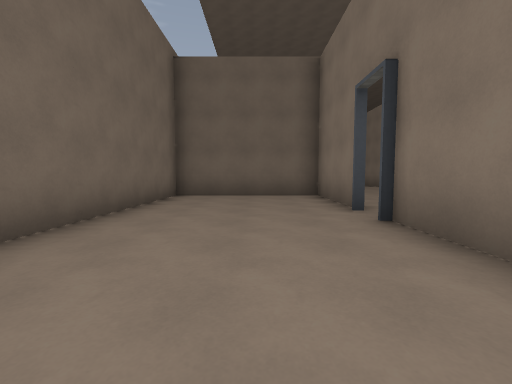
view 1 (above)

24 first-person views from a walk through a Godot game level. The camera is 1.2 m above the floor, tilts 4° down and sees 90° across. The floor is counted in squares, 2 m on a side. Each view is taken from the middle of a square. On the plan, view 1 faces up. The plan holds only what a view shows up to about 9 squares ahead; the rest is blank. The place goes on beyond the plan. Surface patterns are stand-ins for the level's own textures.

view 2
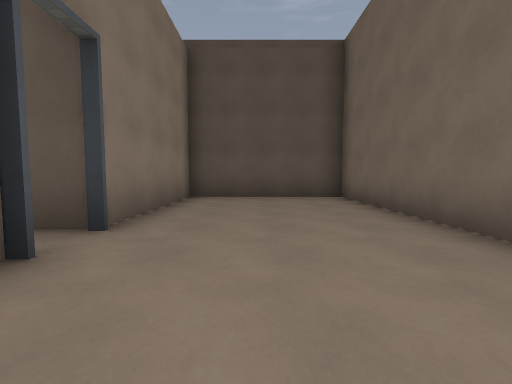

view 3
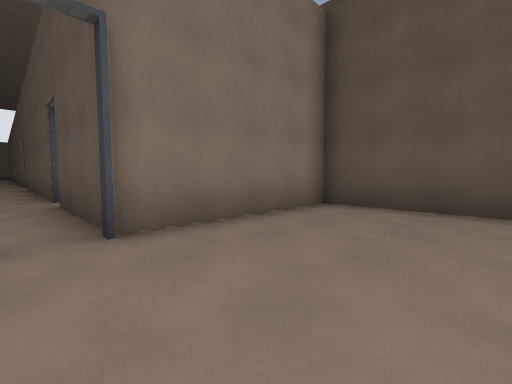

view 4
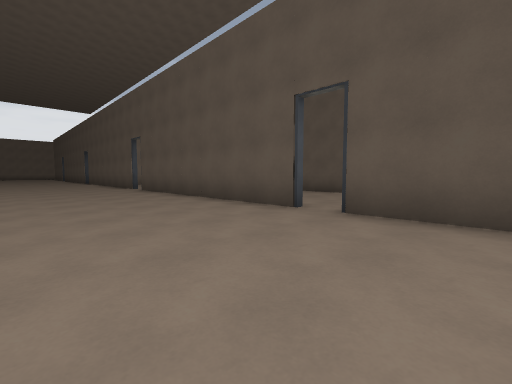

view 5
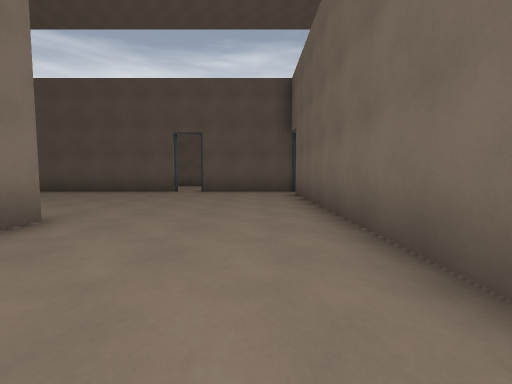

view 6
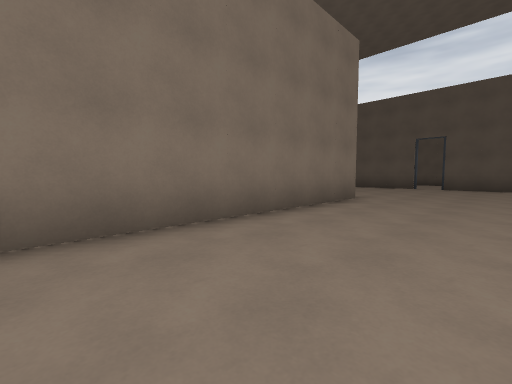

view 7
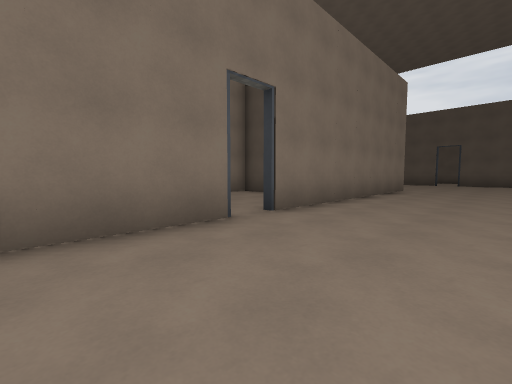

view 8
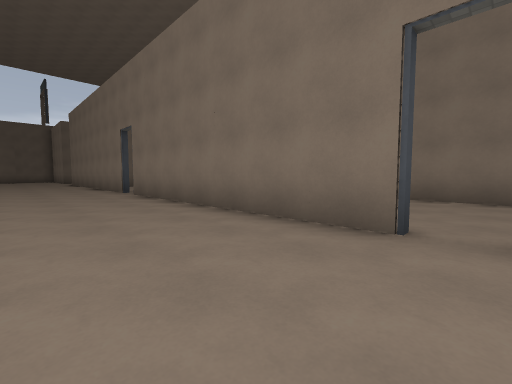

view 9
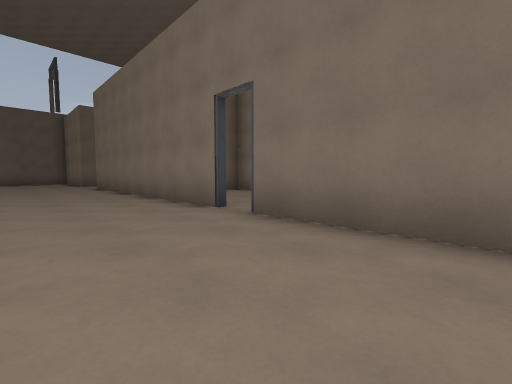

view 10
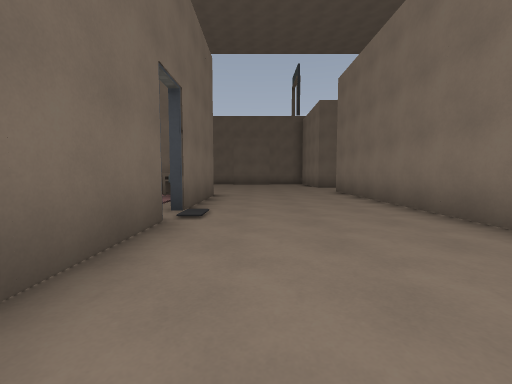

view 11
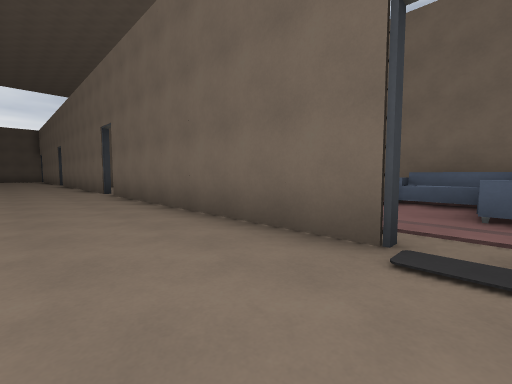

view 12
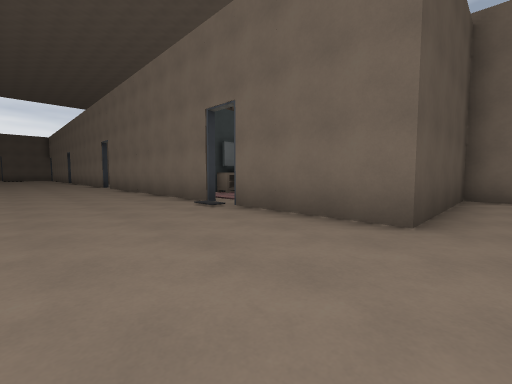

view 13
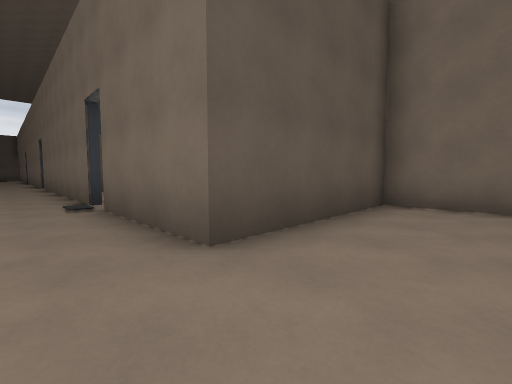

view 14
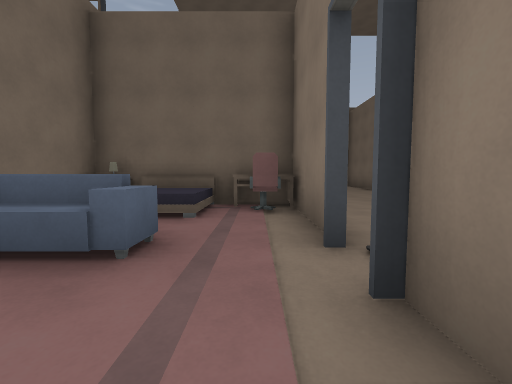

view 15
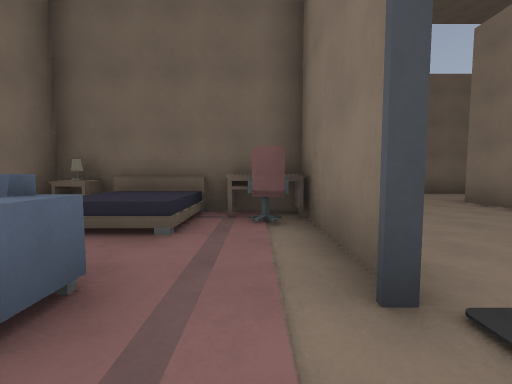

view 16
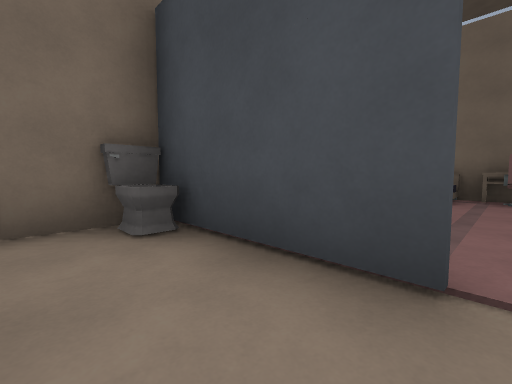

view 17
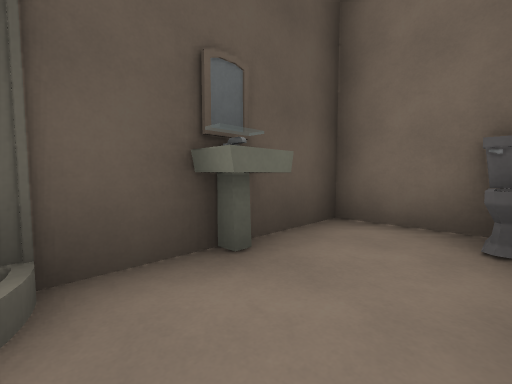

view 18
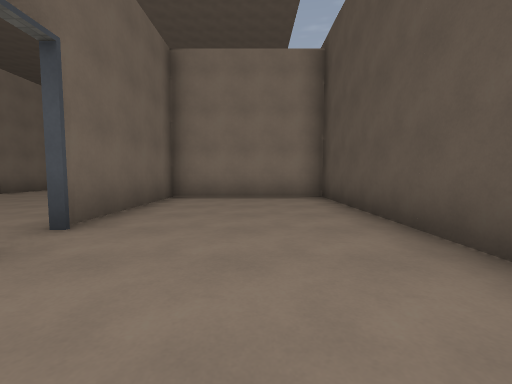

view 19
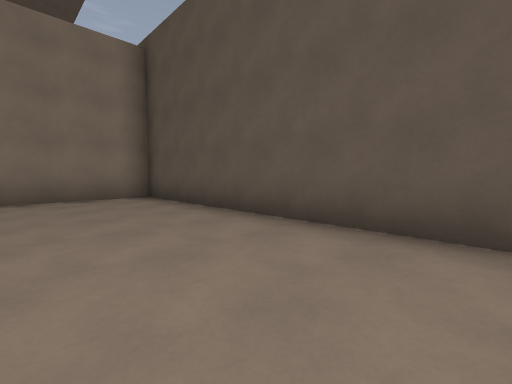

view 20
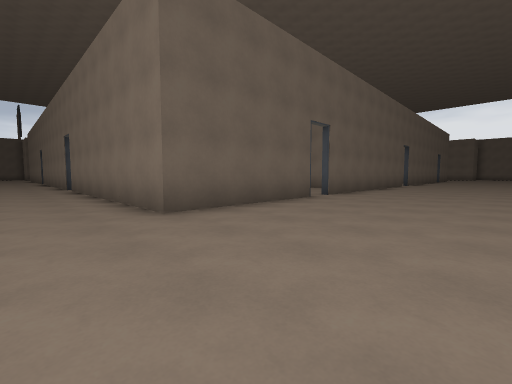

view 21
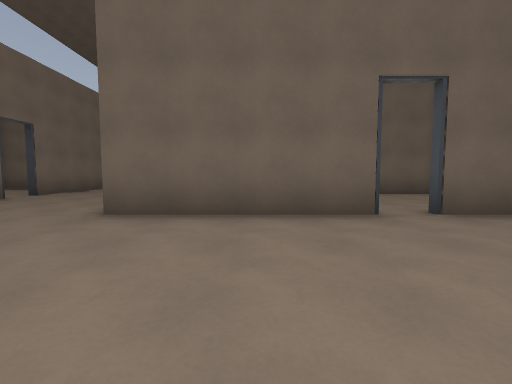

view 22
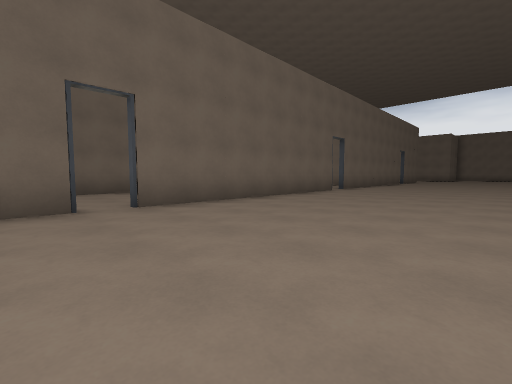

view 23
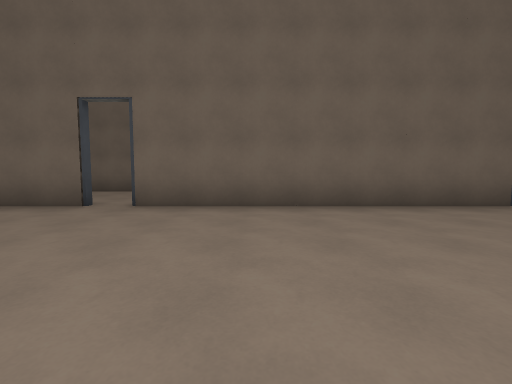

view 24
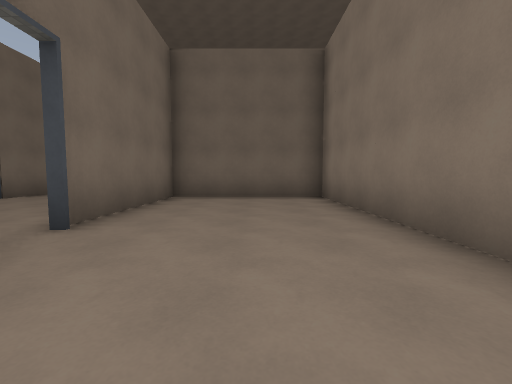

### Floor plan
Ten units are one square. View 1 is at (0, 0); x grows to the right and y downward. Boxes are objects, and circles mark ways between rooms. Rooms are numbered by the first view taken in them; rooms with no view inside come last. Other rooms are left out.
<svg viewBox="-30 -334 213 346">
<path fill="none" stroke="#000" d="M18 -41 18 -72 -23 -72 -23 7 18 7 18 -34M18 -141 18 -121M18 -114 18 -42M58 -166 58 -239M99 -87 58 -87 58 -159M18 -194 18 -174M56 -32 120 -32M15 -32 49 -32M58 -246 58 -329M178 -87 106 -87M18 -274 18 -201M18 -310 18 -281M-15 -313 6 -313M18 -266 18 -274M-14 -255 -23 -255 -23 -233 6 -233M18 -281 18 -309M-23 -302 -23 -259M6 -312 -15 -312M29 7 98 7 98 -32 56 -32M98 -156 98 -207 58 -207 58 -166M88 -128 98 -128M89 -127 74 -127M134 -127 105 -127"/>
<rect x="5" y="-315" width="10" height="10" fill="#bbb"><title>desk</title></rect>
<rect x="-25" y="-255" width="10" height="10" fill="#bbb"><title>toilet</title></rect>
<rect x="-25" y="-315" width="10" height="10" fill="#bbb"><title>cabinet</title></rect>
<rect x="-15" y="-265" width="20" height="10" fill="#bbb"><title>TV</title></rect>
<rect x="-15" y="-285" width="20" height="20" fill="#bbb"><title>sofa</title></rect>
<rect x="-15" y="-305" width="10" height="10" fill="#bbb"><title>bed</title></rect>
<rect x="-5" y="-245" width="10" height="10" fill="#bbb"><title>sink</title></rect>
<rect x="5" y="-235" width="10" height="10" fill="#bbb"><title>shower</title></rect>
<rect x="5" y="-305" width="10" height="10" fill="#bbb"><title>chair</title></rect>
<circle cx="20" cy="-40" r="3" fill="#2a7"/>
<circle cx="20" cy="-280" r="3" fill="#2a7"/>
<circle cx="50" cy="-30" r="3" fill="#2a7"/>
<circle cx="60" cy="-160" r="3" fill="#2a7"/>
<circle cx="100" cy="-90" r="3" fill="#2a7"/>
<text x="-10" y="-30">1</text>
<text x="50" y="-130">2</text>
<text x="0" y="-270">3</text>
<text x="60" y="-10">4</text>
<text x="80" y="-170">5</text>
<text x="100" y="-110">6</text>
</svg>
Room 1 opens to room 2. Room 2 opens to room 3. Room 2 opens to room 4. Room 2 opens to room 5. Room 2 opens to room 6.

Where each view was taken, in squares from view 1:
view 1: 0 up, 0 right, facing up
view 2: 6 up, 0 right, facing down
view 3: 4 up, 1 left, facing down-right
view 4: 7 up, 3 right, facing down-right
view 5: 12 up, 3 right, facing down
view 6: 15 up, 3 right, facing down-right
view 7: 19 up, 3 right, facing down-right
view 8: 16 up, 3 right, facing up-right
view 9: 21 up, 3 right, facing up-right
view 10: 24 up, 3 right, facing up
view 11: 28 up, 4 right, facing down-left
view 12: 32 up, 5 right, facing down-left
view 13: 33 up, 3 right, facing down-left
view 14: 26 up, 1 right, facing up
view 15: 27 up, 1 right, facing up
view 16: 24 up, 1 right, facing up-left
view 17: 25 up, 1 right, facing down-left
view 18: 1 up, 3 right, facing right
view 19: 2 up, 3 right, facing down-right
view 20: 5 up, 4 right, facing up-right
view 21: 5 up, 8 right, facing up
view 22: 4 up, 9 right, facing up-right
view 23: 4 up, 13 right, facing up
view 24: 14 up, 8 right, facing up
